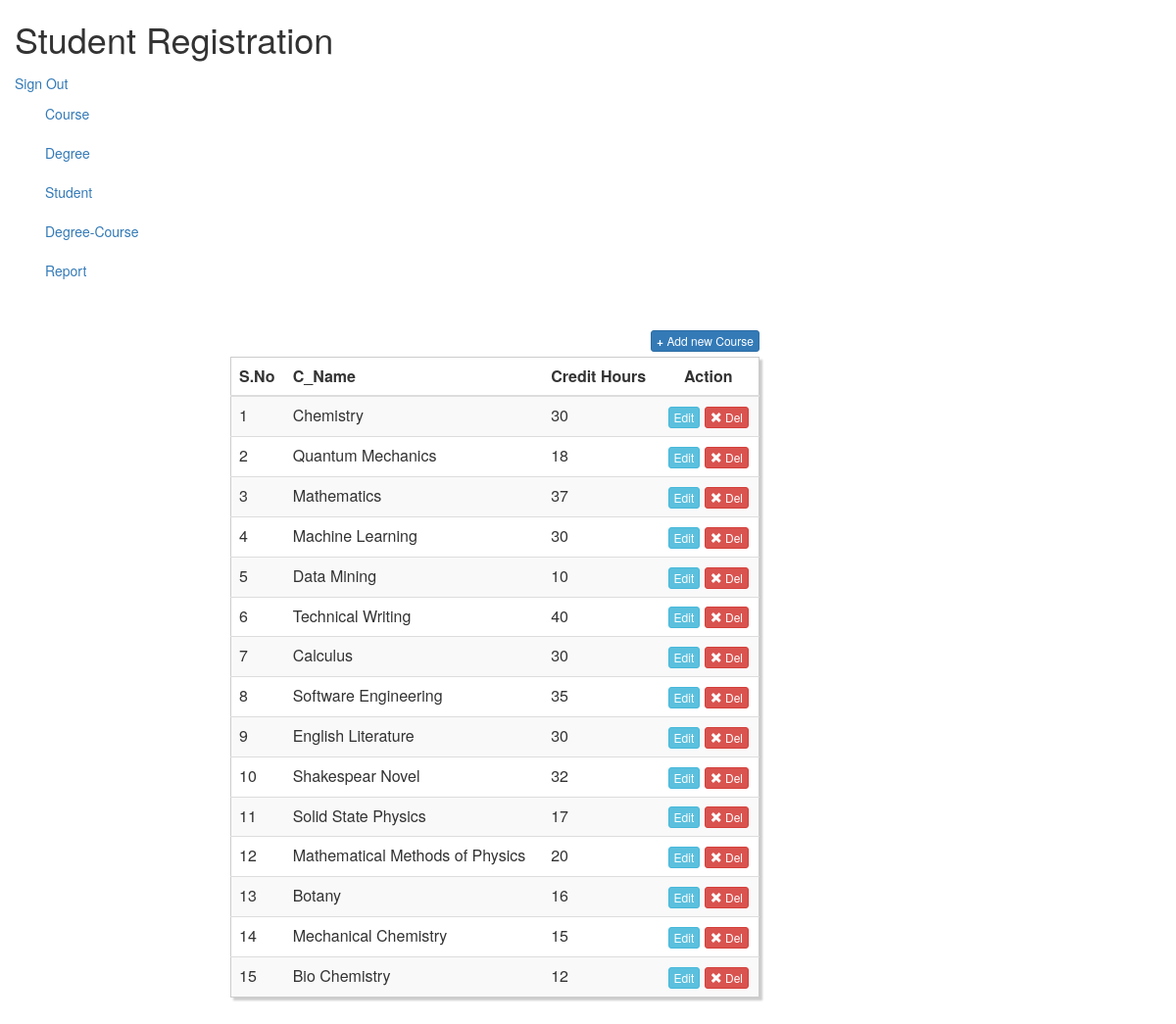
/courselist.php (signed in), run on the app's committed database.
### tables this page shows
CREATE TABLE `course` (
  `Id` int(11) NOT NULL,
  `Name` varchar(40) NOT NULL,
  `C_Hrs` int(11) NOT NULL,
  `Created_By` varchar(30) NOT NULL,
  `Created_At` date NOT NULL,
  `Updated_By` varchar(30) DEFAULT NULL,
  `Updated_At` date DEFAULT NULL,
  `D_Id` int(11) NOT NULL
);

### courselist.php (the view, shortened to what this page needs)
<?php
require "config1.php";
require "header.php";
$mysql="SELECT * FROM course";
$results=mysqli_query($conn,$mysql);
?>
<link href="//netdna.bootstrapcdn.com/bootstrap/3.0.0/css/bootstrap.min.css" rel="stylesheet" id="bootstrap-css">
<div class="container">
    <div class="row col-md-6 col-md-offset-2 custyle">
    <table class="table table-striped custab">
    <thead>
    <a href="course.php" class="btn btn-primary btn-xs pull-right"><b>+</b> Add new Course</a>
        <tr>
            <th>S.No</th>
            <th>C_Name</th>
            <th>Credit Hours</th>
            <th class="text-center">Action</th>
        </tr>
    </thead>
        <?php $i=0 ;while($record=mysqli_fetch_array($results)){?>
            <tr>
                <td><?php echo $i=$i+1; ?></td>
                <td><?php echo $record['Name'] ?></td>
                <td><?php echo $record['C_Hrs'] ?></td>
                <td class="text-center">
                    <a class='btn btn-info btn-xs' href="editcourse.php?id=<?php echo $record['Id']; ?>"
                        <span class="glyphicon glyphicon-edit"></span> Edit</a>
                    <a href="deletecourse.php?id=<?php echo $record['Id']; ?>" class="btn btn-danger btn-xs"><span class="glyphicon glyphicon-remove"></span> Del</a></td>
            </tr>
        <?php } ?>
    </table>
    </div>
</div>

### header.php (shortened to what this page needs)
<link href="//netdna.bootstrapcdn.com/twitter-bootstrap/2.3.2/css/bootstrap-combined.min.css" rel="stylesheet" id="bootstrap-css">
<div class="container">
  <div class="row">
    <div class="span12">
      <div class="head">
        <div class="row-fluid">
            <div class="span12">
                <div class="span6">
                    <h1 class="muted">Student Registration</h1>
                </div>
                <div class="span4 offset2" style="margin-top:15px;">
                    <a href="destroy.php">Sign Out</a>
                </div>
            </div>
        </div>
        <div class="navbar">
            <div class="navbar-inner">
                <div class="container">
                    <ul class="nav">
                        <li>
                            <a href="course.php">Course</a>
                        </li>
                        <li>
                            <a href="degree.php">Degree</a>
                        </li>
                        <li>
                            <a href="student.php">Student</a>
                        </li>
                        <li>
                            <a href="mf1.php">Degree-Course</a>
                        </li>
                        <li>
                            <a href="filtertry.php">Report</a>
                        </li>
                    </ul>
                </div>
            </div>
        </div>
      </div>
    </div>
  </div>
</div>

### courselist.php (style rules this page uses)
.custab { border: 1px solid #ccc; padding: 5px; margin: 5% 0; box-shadow: 3px 3px 2px #ccc; transition: 0.5s; }

### data on the page
course: Name "Chemistry", C_Hrs "30"
course: i "2", Name "Quantum Mechanics", C_Hrs "18"
course: i "3", Name "Mathematics", C_Hrs "37"
course: i "4", Name "Machine Learning", C_Hrs "30"
course: i "5", Name "Data Mining", C_Hrs "10"
course: i "6", Name "Technical Writing", C_Hrs "40"
course: i "7", Name "Calculus", C_Hrs "30"
course: i "8", Name "Software Engineering", C_Hrs "35"
course: i "9", Name "English Literature", C_Hrs "30"
course: i "10", Name "Shakespear Novel", C_Hrs "32"
course: i "11", Name "Solid State Physics", C_Hrs "17"
course: i "12", Name "Mathematical Methods of Physics", C_Hrs "20"
course: i "13", Name "Botany", C_Hrs "16"
course: i "14", Name "Mechanical Chemistry", C_Hrs "15"
course: i "15", Name "Bio Chemistry", C_Hrs "12"
